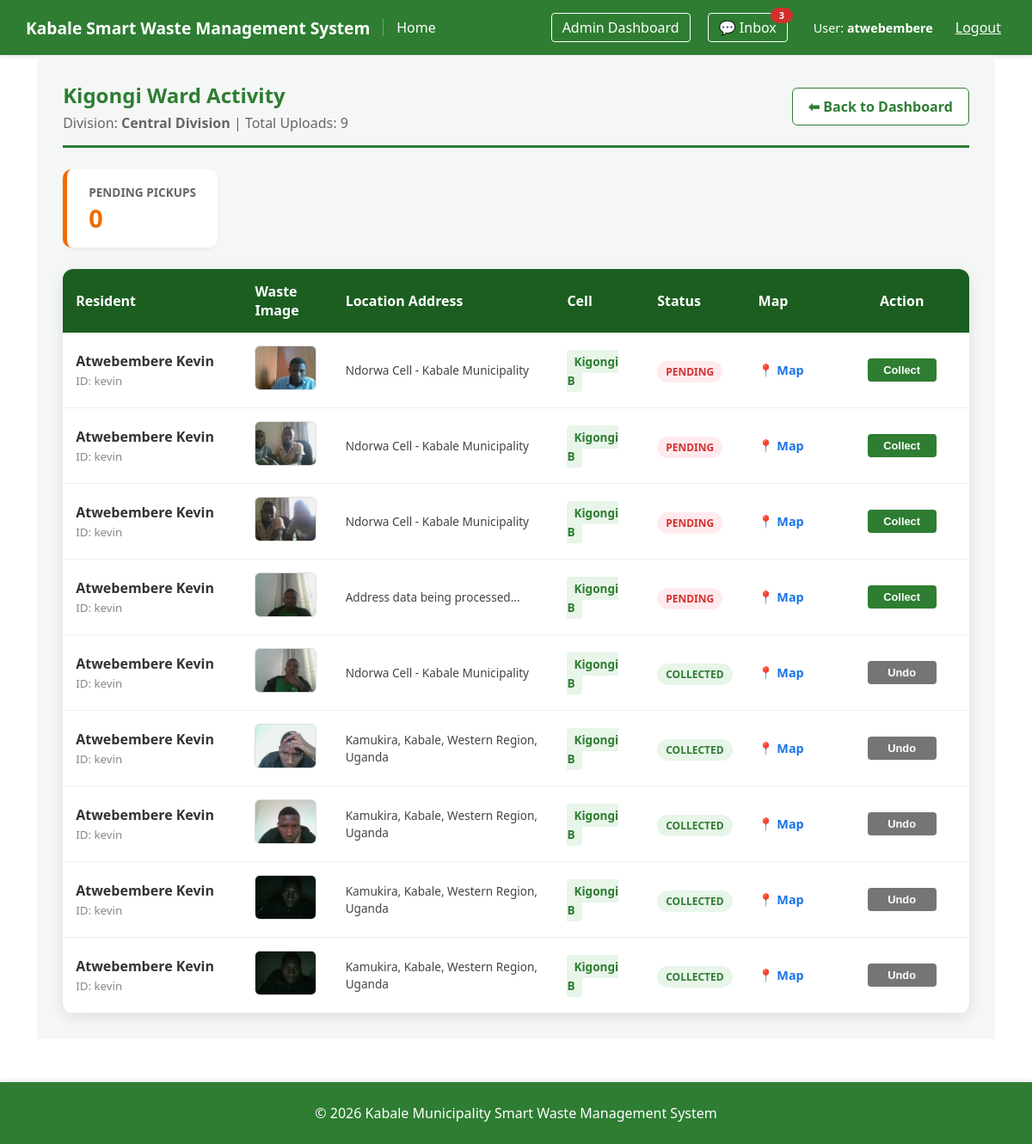
/users/ward/Central Division/Kigongi/uploads/ (signed in), run on an earlier commit of the app's database.
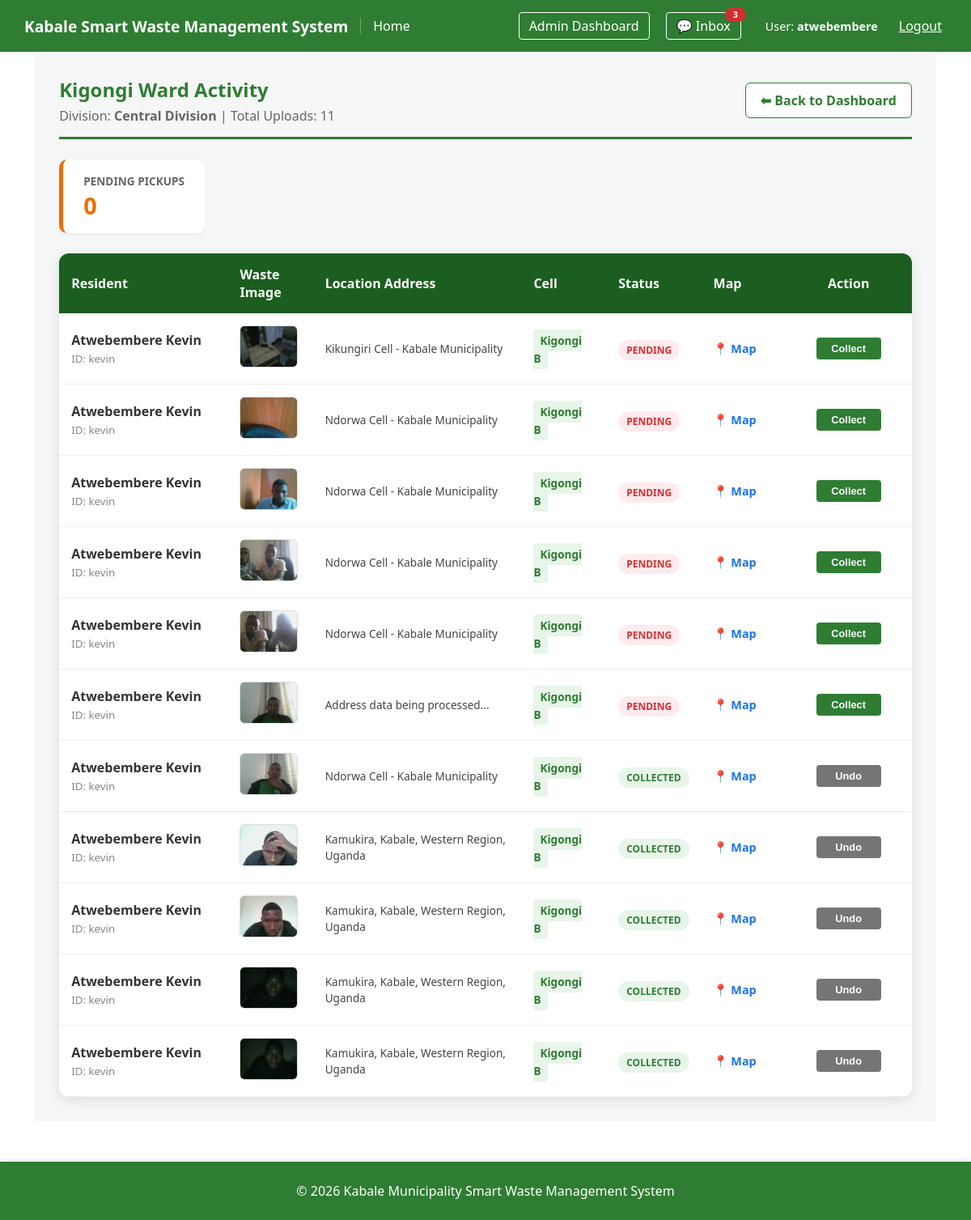
And on a later commit of the database.
### users/models.py (models this page shows, shortened)
class WasteReport(models.Model):
    STATUS_CHOICES = [
        ('pending', 'Pending'),
        ('collected', 'Collected'),
    ]
    user = models.ForeignKey(User, on_delete=models.CASCADE, related_name='reports')
    image = models.ImageField(upload_to='waste_images/')
    latitude = models.DecimalField(max_digits=22, decimal_places=16)
    longitude = models.DecimalField(max_digits=22, decimal_places=16)
    location_address = models.CharField(max_length=500, null=True, blank=True)
    status = models.CharField(max_length=20, choices=STATUS_CHOICES, default='pending')
    created_at = models.DateTimeField(auto_now_add=True)
    updated_at = models.DateTimeField(auto_now=True)
    class Meta:
        ordering = ['-created_at']

class User(AbstractUser):
    full_name = models.CharField(max_length=255, null=True, blank=True)
    DIVISION_CHOICES = [
        ('Central Division', 'Central Division'),
        ('Northern Division', 'Northern Division'),
        ('Southern Division', 'Southern Division'),
    ]
    division = models.CharField(
        max_length=50,
        choices=DIVISION_CHOICES,
        null=True,
        blank=True
    )
    ward = models.CharField(max_length=100, null=True, blank=True)
    cell = models.CharField(max_length=100, null=True, blank=True)

### users/views.py (the view)
# urls.py: path('ward/<str:div_name>/<str:ward_name>/uploads/', views.WardUploadsListView.as_view(), name='ward_uploads_list'),
class WardUploadsListView(UserPassesTestMixin, ListView):
    model               = WasteReport
    template_name       = 'users/ward_uploads.html'
    context_object_name = 'reports'
    def test_func(self):
        return self.request.user.is_staff
    def get_queryset(self):
        div_name  = self.kwargs.get('div_name')
        ward_name = self.kwargs.get('ward_name')
        return WasteReport.objects.filter(
            user__division=div_name, user__ward=ward_name
        ).select_related('user').order_by('-created_at')
    def get_context_data(self, **kwargs):
        context = super().get_context_data(**kwargs)
        context['division'] = self.kwargs.get('div_name')
        context['ward']     = self.kwargs.get('ward_name')
        return context

### users/context_processors.py (called while the page is built)
def unread_message_count(request):
    if request.user.is_authenticated and request.user.is_staff:
        count = Message.objects.filter(recipient=request.user, is_read=False).count()
        return {'total_unread_messages': count}
    return {'total_unread_messages': 0}

### templates/users/ward_uploads.html (shortened to what the changed rows need)
{% extends 'base.html' %}
{% block content %}
<div style="padding: 30px; background: #f4f7f6; min-height: 100vh;">
    <div style="display: flex; justify-content: space-between; align-items: center; margin-bottom: 25px; border-bottom: 3px solid #2e7d32; padding-bottom: 15px;">
        <div>
            <h2 style="color: #2e7d32; margin: 0;">{{ ward }} Ward Activity</h2>
            <p style="color: #666; margin: 5px 0 0 0;">
                Division: <strong>{{ division }}</strong> | Total Uploads: {{ reports.count }}
            </p>
        </div>
    </div>
    <div style="background: white; border-radius: 12px; box-shadow: 0 4px 15px rgba(0,0,0,0.1); overflow: hidden;">
        <table style="width: 100%; border-collapse: collapse;">
            <thead>
                <tr style="background: #1b5e20; color: white; text-align: left;">
                    <th style="padding: 15px; width: 20%;">Resident</th>
                    <th style="padding: 15px; width: 10%;">Waste Image</th>
                    <th style="padding: 15px; width: 25%;">Location Address</th>
                    <th style="padding: 15px; width: 10%;">Cell</th>
                    <th style="padding: 15px; width: 10%;">Status</th>
                    <th style="padding: 15px; width: 10%;">Map</th>
                    <th style="padding: 15px; text-align: center; width: 15%;">Action</th>
                </tr>
            </thead>
            <tbody>
                {% for report in reports %}
                <tr style="border-bottom: 1px solid #eee;" class="report-row">
                    <td style="padding: 15px;">
                        <strong style="color: #333; display: block;">{{ report.user.full_name|default:report.user.username }}</strong>
                        <small style="color: #888;">ID: {{ report.user.username }}</small>
                    </td>
                    <td style="padding: 15px;">
                        {% if report.image %}
                            <a href="{{ report.image.url }}" target="_blank" title="Click to view full image" style="text-decoration: none;">
                                <div style="position: relative; display: inline-block; overflow: hidden; border-radius: 6px; border: 1px solid #ddd; width: 70px; height: 50px;">
                                    <img src="{{ report.image.url }}" class="waste-thumbnail"
                                         style="width: 100%; height: 100%; object-fit: cover; display: block; transition: transform 0.3s ease;">
                                </div>
                            </a>
                        {% else %}
                            <div style="width: 70px; height: 50px; background: #f9f9f9; border: 1px solid #eee; border-radius: 6px; display: flex; align-items: center; justify-content: center; font-size: 10px; color: #ccc;">
                                N/A
                            </div>
                        {% endif %}
                    </td>
                    <td style="padding: 15px;">
                        <span style="color: #444; font-size: 0.85em; display: block; line-height: 1.4;">
                            {{ report.location_address|default:"Address data being processed..." }}
                        </span>
                    </td>
                    <td style="padding: 15px;">
                        <span style="background: #e8f5e9; color: #2e7d32; padding: 4px 8px; border-radius: 4px; font-size: 0.85em; font-weight: 600;">
                            {{ report.user.cell }}
                        </span>
                    </td>
                    <td style="padding: 15px;">
                        <span style="padding: 4px 10px; border-radius: 20px; font-size: 0.75em; font-weight: bold; background: {% if report.status == 'pending' %}#ffebee; color: #d32f2f;{% else %}#e8f5e9; color: #2e7d32;{% endif %}">
                            {{ report.status|upper }}
                        </span>
                    </td>
                    <td style="padding: 15px;">
                        <a href="https://www.google.com/maps?q={{ report.latitude }},{{ report.longitude }}"
                           target="_blank"
                           style="text-decoration: none; color: #1a73e8; font-weight: bold; font-size: 0.9em; display: flex; align-items: center; gap: 4px;">
                           📍 Map
                        </a>
                    </td>
                    <td style="padding: 15px; text-align: center;">
                        <form method="POST" action="{% url 'update_waste_status' report.id %}">
                            {% if report.status == 'pending' %}
                                <button type="submit" name="action" value="confirm" class="btn-action btn-collect">Collect</button>
                            {% else %}
                                <button type="submit" name="action" value="undo" class="btn-action btn-undo">Undo</button>
                            {% endif %}
                        </form>
                    </td>
                </tr>
                {% empty %}
                <tr>
                    <td colspan="7" style="padding: 60px; text-align: center; color: #999; font-style: italic;">
                        No uploads recorded for <strong>{{ ward }}</strong> ward yet.
                    </td>
                </tr>
                {% endfor %}
            </tbody>
        </table>
    </div>
</div>
{% endblock %}

What changed in the data, as far as the page shows it:
added WasteReport: user.full_name "Atwebembere Kevin", user.username "kevin", image (picture), location_address "Kikungiri Cell - Kabale Municipality", user.cell "Kigongi B", status "PENDING", shows "Collect"
added WasteReport: user.full_name "Atwebembere Kevin", user.username "kevin", image (picture), location_address "Ndorwa Cell - Kabale Municipality", user.cell "Kigongi B", status "PENDING", shows "Collect"
Also different on the page:
{{ reports.count }}: "9" → "11"
